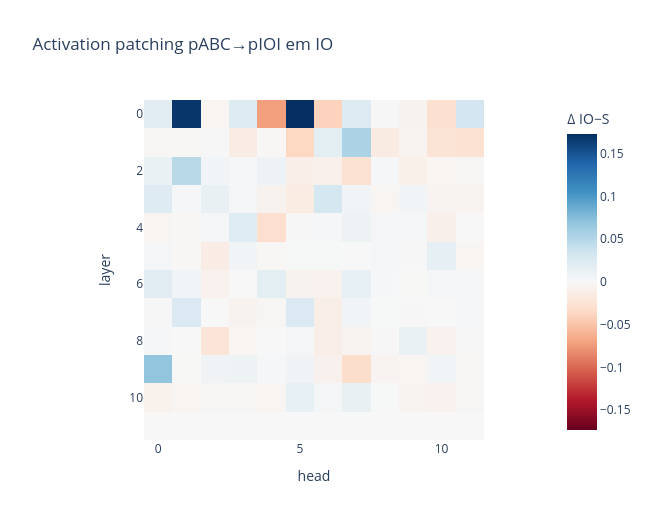
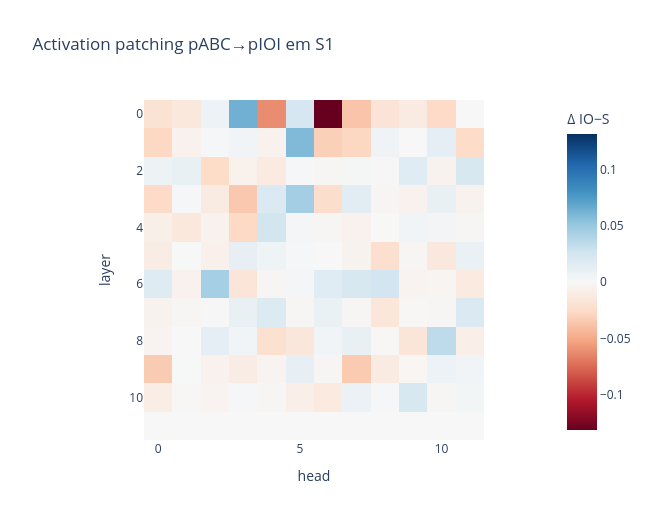
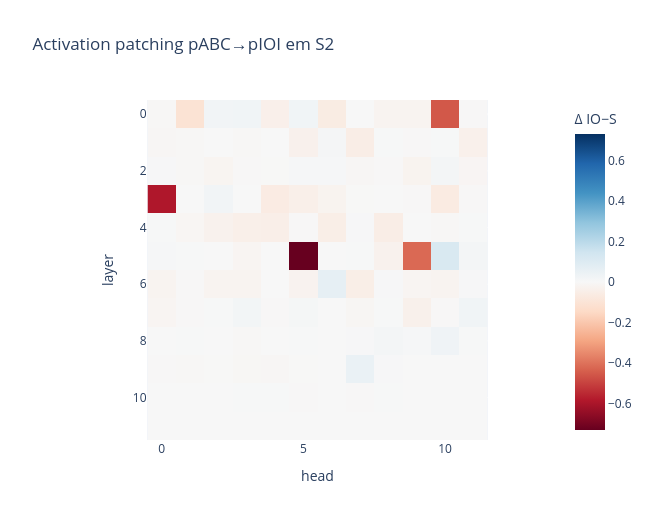
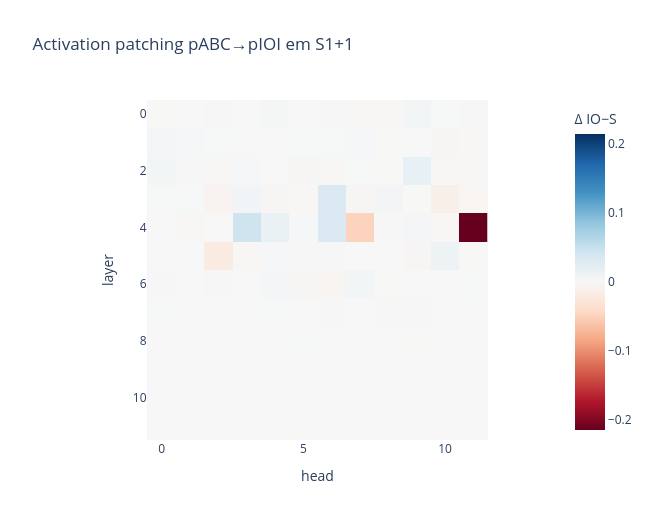

The code cell stored with these charts, in order, in its notebook:
### Markdown cell above
## Activation patching `pABC → pIOI`

Para cada célula layer×head×posição, substituímos somente o `hook_result` daquela cabeça e a posição semântica individual de cada exemplo. O valor mostrado é a mudança em IO−S contra o forward pIOI sem patch. O lote de quatro exemplos mantém as 720 intervenções viáveis em uma RTX 3050 sem trocar a semântica do algoritmo.

### Code cell
model.set_use_attn_result(True)
try:
    patch_matrix = activation_patch_matrix(
        model=model,
        target_tokens=ioi_tokens,
        source_cache=abc_cache,
        metric=metric,
        target_positions=dataset.positions,
        source_positions=dataset.positions,
        semantic_positions=SEMANTIC_POSITIONS,
        activation="result",
    )
finally:
    model.set_use_attn_result(False)

patch_effect = patch_matrix.values - baseline
assert patch_effect.shape == (12, 12, len(SEMANTIC_POSITIONS))
position_axis = {position: i for i, position in enumerate(SEMANTIC_POSITIONS)}

for position_index, position in enumerate(SEMANTIC_POSITIONS):
    fig = px.imshow(
        patch_effect[:, :, position_index].float().cpu(),
        labels={"x": "head", "y": "layer", "color": "Δ IO−S"},
        title=f"Activation patching pABC→pIOI em {position.value}",
        color_continuous_scale="RdBu",
        color_continuous_midpoint=0,
        aspect="equal",
    )
    fig.update_layout(width=650, height=520)
    fig.show()

class_summary = {}
for circuit_class, nodes in PUBLISHED_CIRCUIT.items():
    effects = [
        patch_effect[node.layer, node.head, position_axis[node.position]].item()
        for node in nodes
    ]
    class_summary[circuit_class.value] = {
        "n_nodes": len(nodes),
        "mean_patch_effect": sum(effects) / len(effects),
        "nodes": [
            {
                "layer": node.layer,
                "head": node.head,
                "position": node.position.value,
                "patch_effect": effect,
            }
            for node, effect in zip(nodes, effects)
        ],
    }

for circuit_class in CircuitClass:
    summary = class_summary[circuit_class.value]
    print(
        f"{circuit_class.value:22s} n={summary['n_nodes']:2d} "
        f"mean Δ={summary['mean_patch_effect']:+.4f}"
    )

### Figure 1 — Plotly figure (JSON) as saved in the notebook; plotly's stock layout.template omitted (floating-point values rounded to 4 significant figures; data arrays with more than 128 entries replaced by an {"elided": "..."} marker saying what was removed)
{"data": [{"coloraxis": "coloraxis", "hovertemplate": "head: %{x}<br>layer: %{y}<br>Δ IO−S: %{z}<extra></extra>", "name": "0", "type": "heatmap", "xaxis": "x", "yaxis": "y", "z": {"elided": "12x12 float values"}}], "layout": {"coloraxis": {"autocolorscale": false, "cmid": 0, "colorbar": {"title": {"text": "Δ IO−S"}}, "colorscale": [[0.0, "rgb(103,0,31)"], [0.1, "rgb(178,24,43)"], [0.2, "rgb(214,96,77)"], [0.3, "rgb(244,165,130)"], [0.4, "rgb(253,219,199)"], [0.5, "rgb(247,247,247)"], [0.6, "rgb(209,229,240)"], [0.7, "rgb(146,197,222)"], [0.8, "rgb(67,147,195)"], [0.9, "rgb(33,102,172)"], [1.0, "rgb(5,48,97)"]]}, "height": 520, "title": {"text": "Activation patching pABC→pIOI em IO"}, "width": 650, "xaxis": {"anchor": "y", "constrain": "domain", "domain": [0.0, 1.0], "scaleanchor": "y", "title": {"text": "head"}}, "yaxis": {"anchor": "x", "autorange": "reversed", "constrain": "domain", "domain": [0.0, 1.0], "title": {"text": "layer"}}}}

### Figure 2 — Plotly figure (JSON) as saved in the notebook; plotly's stock layout.template omitted (floating-point values rounded to 4 significant figures; data arrays with more than 128 entries replaced by an {"elided": "..."} marker saying what was removed)
{"data": [{"coloraxis": "coloraxis", "hovertemplate": "head: %{x}<br>layer: %{y}<br>Δ IO−S: %{z}<extra></extra>", "name": "0", "type": "heatmap", "xaxis": "x", "yaxis": "y", "z": {"elided": "12x12 float values"}}], "layout": {"coloraxis": {"autocolorscale": false, "cmid": 0, "colorbar": {"title": {"text": "Δ IO−S"}}, "colorscale": [[0.0, "rgb(103,0,31)"], [0.1, "rgb(178,24,43)"], [0.2, "rgb(214,96,77)"], [0.3, "rgb(244,165,130)"], [0.4, "rgb(253,219,199)"], [0.5, "rgb(247,247,247)"], [0.6, "rgb(209,229,240)"], [0.7, "rgb(146,197,222)"], [0.8, "rgb(67,147,195)"], [0.9, "rgb(33,102,172)"], [1.0, "rgb(5,48,97)"]]}, "height": 520, "title": {"text": "Activation patching pABC→pIOI em S1"}, "width": 650, "xaxis": {"anchor": "y", "constrain": "domain", "domain": [0.0, 1.0], "scaleanchor": "y", "title": {"text": "head"}}, "yaxis": {"anchor": "x", "autorange": "reversed", "constrain": "domain", "domain": [0.0, 1.0], "title": {"text": "layer"}}}}

### Figure 3 — Plotly figure (JSON) as saved in the notebook; plotly's stock layout.template omitted (floating-point values rounded to 4 significant figures; data arrays with more than 128 entries replaced by an {"elided": "..."} marker saying what was removed)
{"data": [{"coloraxis": "coloraxis", "hovertemplate": "head: %{x}<br>layer: %{y}<br>Δ IO−S: %{z}<extra></extra>", "name": "0", "type": "heatmap", "xaxis": "x", "yaxis": "y", "z": {"elided": "12x12 float values"}}], "layout": {"coloraxis": {"autocolorscale": false, "cmid": 0, "colorbar": {"title": {"text": "Δ IO−S"}}, "colorscale": [[0.0, "rgb(103,0,31)"], [0.1, "rgb(178,24,43)"], [0.2, "rgb(214,96,77)"], [0.3, "rgb(244,165,130)"], [0.4, "rgb(253,219,199)"], [0.5, "rgb(247,247,247)"], [0.6, "rgb(209,229,240)"], [0.7, "rgb(146,197,222)"], [0.8, "rgb(67,147,195)"], [0.9, "rgb(33,102,172)"], [1.0, "rgb(5,48,97)"]]}, "height": 520, "title": {"text": "Activation patching pABC→pIOI em S2"}, "width": 650, "xaxis": {"anchor": "y", "constrain": "domain", "domain": [0.0, 1.0], "scaleanchor": "y", "title": {"text": "head"}}, "yaxis": {"anchor": "x", "autorange": "reversed", "constrain": "domain", "domain": [0.0, 1.0], "title": {"text": "layer"}}}}

### Figure 4 — Plotly figure (JSON) as saved in the notebook; plotly's stock layout.template omitted (floating-point values rounded to 4 significant figures; data arrays with more than 128 entries replaced by an {"elided": "..."} marker saying what was removed)
{"data": [{"coloraxis": "coloraxis", "hovertemplate": "head: %{x}<br>layer: %{y}<br>Δ IO−S: %{z}<extra></extra>", "name": "0", "type": "heatmap", "xaxis": "x", "yaxis": "y", "z": {"elided": "12x12 float values"}}], "layout": {"coloraxis": {"autocolorscale": false, "cmid": 0, "colorbar": {"title": {"text": "Δ IO−S"}}, "colorscale": [[0.0, "rgb(103,0,31)"], [0.1, "rgb(178,24,43)"], [0.2, "rgb(214,96,77)"], [0.3, "rgb(244,165,130)"], [0.4, "rgb(253,219,199)"], [0.5, "rgb(247,247,247)"], [0.6, "rgb(209,229,240)"], [0.7, "rgb(146,197,222)"], [0.8, "rgb(67,147,195)"], [0.9, "rgb(33,102,172)"], [1.0, "rgb(5,48,97)"]]}, "height": 520, "title": {"text": "Activation patching pABC→pIOI em S1+1"}, "width": 650, "xaxis": {"anchor": "y", "constrain": "domain", "domain": [0.0, 1.0], "scaleanchor": "y", "title": {"text": "head"}}, "yaxis": {"anchor": "x", "autorange": "reversed", "constrain": "domain", "domain": [0.0, 1.0], "title": {"text": "layer"}}}}
